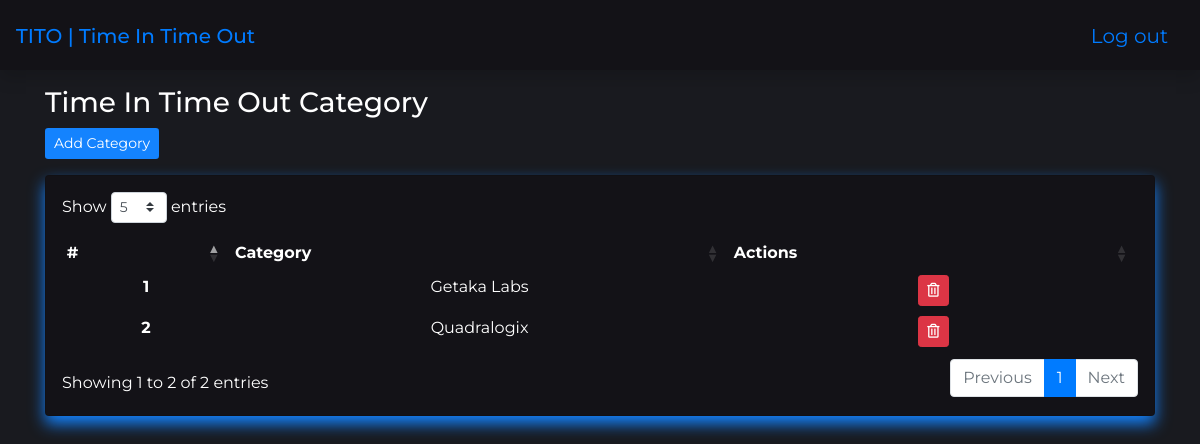
The app's page /category/ (signed in), older data.
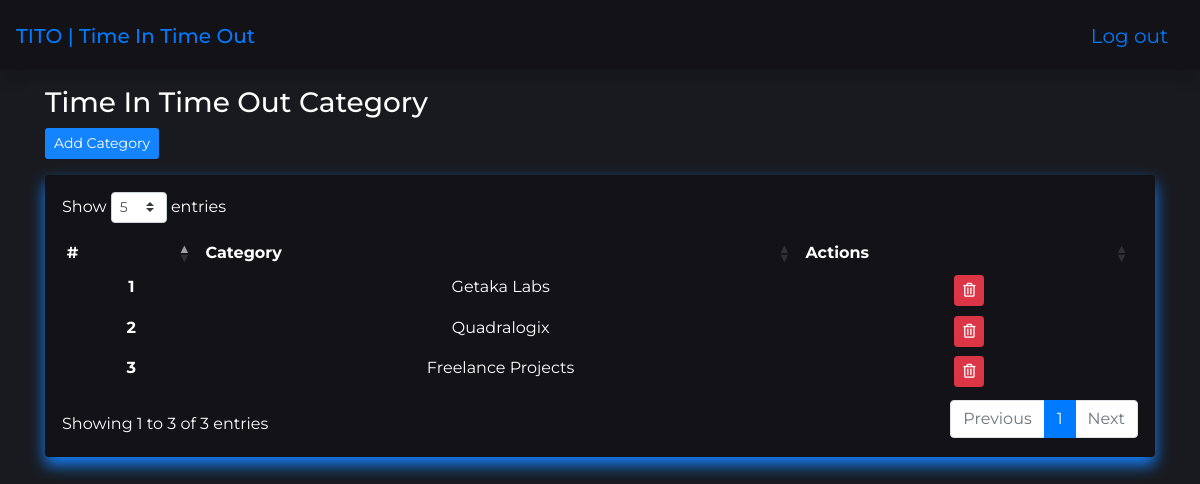
The same page, newer data.
### app/models.py (models this page shows, shortened)
class Category(models.Model):
    category = models.CharField(max_length=255)

### app/views.py (the view)
# urls.py: path('category/', category_page, name="category"),
@login_required
def category_page(request):
    template_name = "app/category.html"
    category = Category.objects.all()
    form = CategoryForms(request.POST or None)
    if form.is_valid():
        form.save()
        messages.success(request, "Category created successfully")
        return redirect("app:category")
    else:
        form = CategoryForms(request.POST or None)
    context = {
        "category" : category,
        'form' : form
    }
    return render(request, template_name, context)

### app/forms.py
class CategoryForms(forms.ModelForm):
    class Meta:
        model = Category
        fields = '__all__'

### app/templates/app/category.html (shortened to what this page needs)
{% extends 'base.html' %}
{% load crispy_forms_tags %}
{% block content %}
{% block extrastylesheet %}
    <link href="https://cdnjs.cloudflare.com/ajax/libs/twitter-bootstrap/4.5.2/css/bootstrap.css" rel="stylesheet">
    <link href="https://cdn.datatables.net/1.10.23/css/dataTables.bootstrap4.min.css" rel="stylesheet">
{% endblock extrastylesheet %}
<div class="container mt-3">
    <h3 style="color: white;">Time In Time Out Category</h3>
    <button type="button" class="btn btn-sm text-white mb-3" data-toggle="modal" data-target="#exampleModal" style="background-color: #1483fe;">
        Add Category
    </button>
    <div class="card p-3" style="color: white; background-color: #131217; box-shadow:  0 8px 16px 0 rgb(20,131,254)">
        <table class="table table-sm table-borderless text-center" id="tito_table"  style="color: white; background-color: #131217;">
            <thead>
                <tr>
                    <th scope="col">#</th>
                    <th scope="col">Category</th>
                    <th scope="col">Actions</th>
                </tr>
            </thead>
            <tbody>
            {% for list in category %}
                <tr>
                    <th scope="row">{{forloop.counter}}</th>
                    <td>{{list.category}}</td>
                    <td>
                        <a href={% url "app:category_delete" list.pk %} class="btn btn-danger btn-sm">
                            <i class="far fa-trash-alt"></i>
                        </a>
                    </td>
                </tr>
            {% endfor %}
            </tbody>
        </table>
    </div>
</div>
{% endblock %}

Row changes from the older to the newer data that the page shows:
added Category: category "Freelance Projects"
Text that changed along with them:
text written by a page script: "Show entries Showing 1 to 2 of 2 entries Previous 1 Next" → "Show entries Showing 1 to 3 of 3 entries Previous 1 Next"
